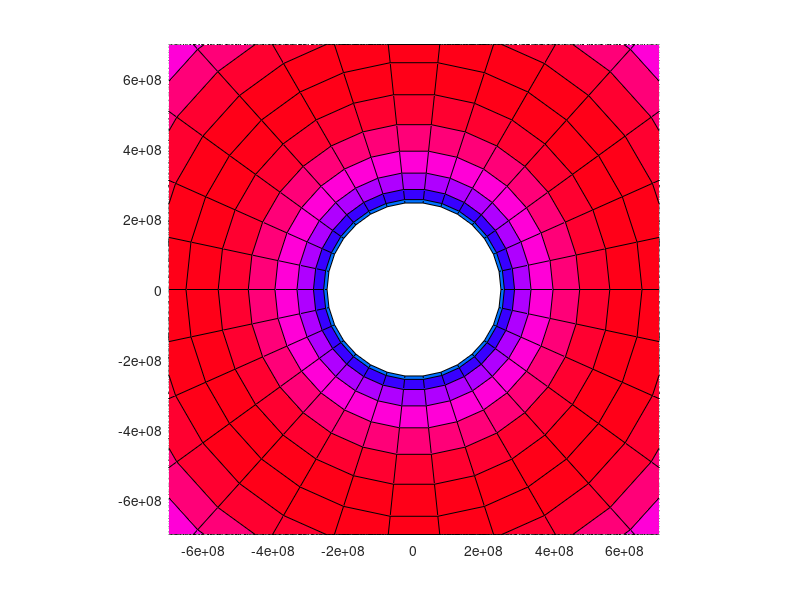

This figure's MATLAB source:

steps = 30;
steps2 = 7;
steps3 = 7;

R = 695800000;
G = 6.67384E-11;
Volume = (2*pi*R)*(pi*3000000^2);


RRR = (2/3) * R; 

[theta,phi,r] = meshgrid((0:2*pi/steps:2*pi),(0:2*pi/steps:2*pi),(0:RRR/steps:RRR));



x = (R + r(:,:,:) .* cos(theta(:,:,:))) .* cos(phi(:,:,:));
y = (R + r(:,:,:) .* cos(theta(:,:,:))) .* sin(phi(:,:,:));
z = r(:,:,:) .* sin(theta(:,:,:));

hold on

p = 10000; % density of aluminum
W = .000000002;


for n= 1:(steps)
surf(x(:,:,n),y(:,:,n),z(:,:,n))
end
colormap hsv

axis equal

QQQ = 1000000000;

[vx,vy,vz] = meshgrid((-QQQ:2*QQQ/steps2:QQQ));


% dV = 0;
% for i = 2:size(x)
%     for j = 2:size(y)
%         for k = 2:size(z)
% 
% V = dV + abs(((x(i,j,k) - x(i-1,j-1,k-1)) * (y(i,j,k) - y(i-1,j-1,k-1)) * (z(i,j,k) - z(i-1,j-1,k-1))));
% 
%         end
%     end
% end

dV = 0;
for i = 2:size(x)
    for j = 2:size(y)
        for k = 2:size(z)

V = dV + ((x(i,j,k) - x(i-1,j-1,k-1)) * (y(i,j,k) - y(i-1,j-1,k-1)) * (z(i,j,k) - z(i-1,j-1,k-1)));

        end
    end
end

V = V/10;
%This is the declaration for the force due to acceleration.
%{ 
ntheta = (0:2*pi/steps3:2*pi);
nr = (0:40/steps3:40);

[TH,QR] = meshgrid(ntheta,nr);
[X,Y] = pol2cart(TH,QR);
mT = p .* V;

 fx = X .* (mT * W^2 * R);
 fy = Y .* (mT * W^2 * R);
%}

mT = (p*V);


hold on

%quiver to plot the forces due to rotation.
%quiver(X,Y,fx,fy);


Fx = zeros(size(vx));
Fy = zeros(size(vx));
Fz = zeros(size(vx));
for i = 1:size(vx)
    for j = 1:size(vy)
        for k = 1:size(vz)

        changex = x - vx(i,j,k);
        changey = y - vy(i,j,k);
        changez = z - vz(i,j,k);

        rvec = sqrt( changex .^2  + changey .^2  + changez .^2 );
        
        dx = G * V .* p .* (1./((rvec.^3))) .* changex ;
        dy = G * V .* p .* (1./((rvec.^3))) .* changey ;
        dz = G * V .* p .* (1./((rvec.^3))) .* changez ;
        
        Fx(i,j,k) = trapz(trapz(trapz(dx)));
        Fy(i,j,k) = trapz(trapz(trapz(dy)));
        Fz(i,j,k) = trapz(trapz(trapz(dz)));
        
   
end
end
disp(i)
end


hold on

 quiver3(vx,vy,vz,Fx,Fy,Fz,2,'Autoscale','off');

 ax = 1 * R;
axis([-ax ax -ax ax -ax ax]);




